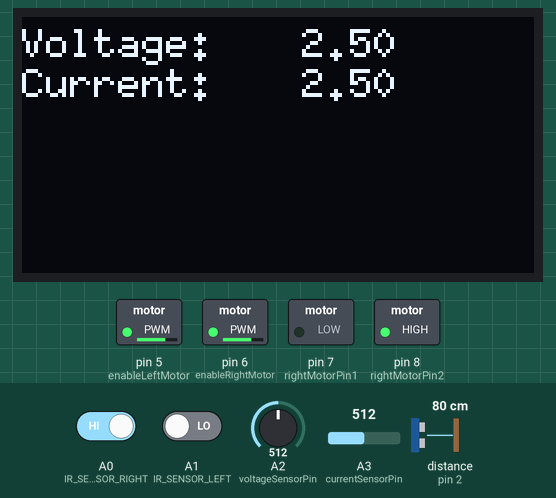
Simulated run of this sketch. Board: Arduino Uno, built with avr-gcc and run on an emulated ATmega328P. Parts: 128×64 one-colour display, switched loads named in the sketch (green lamp = pin HIGH). Inputs (shaded band) come from the test bench; at power-on: A0 (IR_SENSOR_RIGHT) HIGH, A2 (voltageSensorPin) = 512, A3 (currentSensorPin) = 512, distance to the obstacle (sensor on pin 2) 80 cm, A1 (IR_SENSOR_LEFT) LOW. The echo pulse lasts 58.3 µs per cm; storage starts empty; pins used as bus, display or sensor lines are not drawn.

Above: at 1.2 s.
1.3 s: A0 (IR_SENSOR_RIGHT) driven LOW
At 1.9 s:
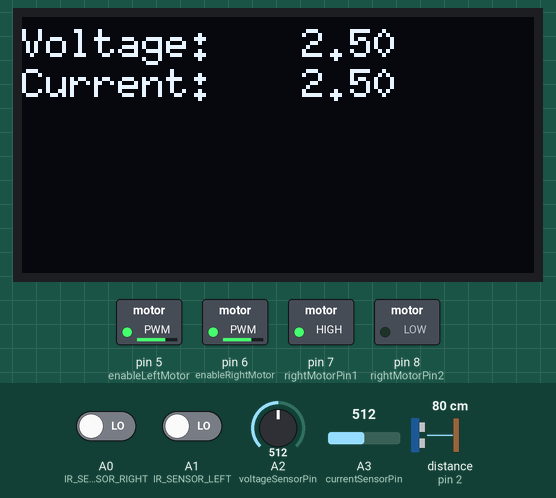
2.9 s: A2 (voltageSensorPin) set to 716
4.7 s: A3 (currentSensorPin) set to 716
At 5.7 s:
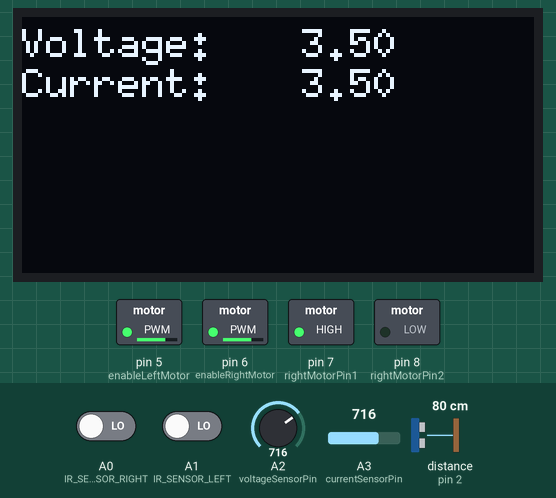
6.4 s: A2 (voltageSensorPin) set to 900
At 7.8 s:
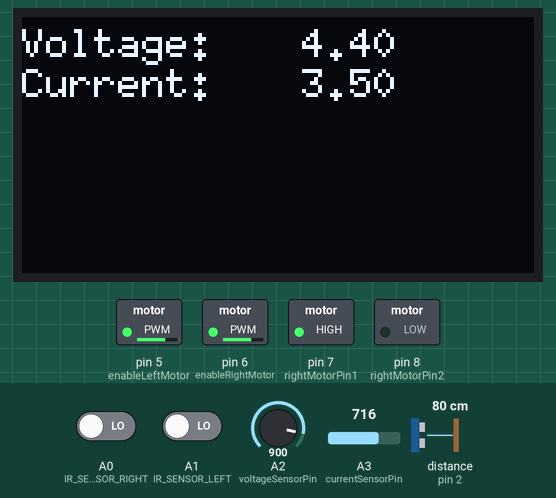
8.2 s: A3 (currentSensorPin) set to 900
At 9.0 s:
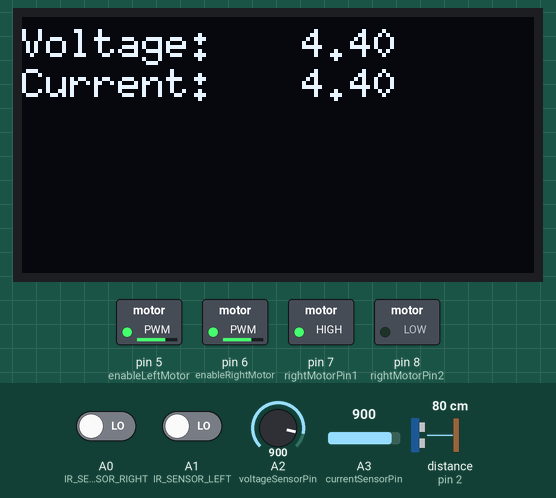
10.0 s: distance to the obstacle (sensor on pin 2) set to 2 cm
At 11.2 s:
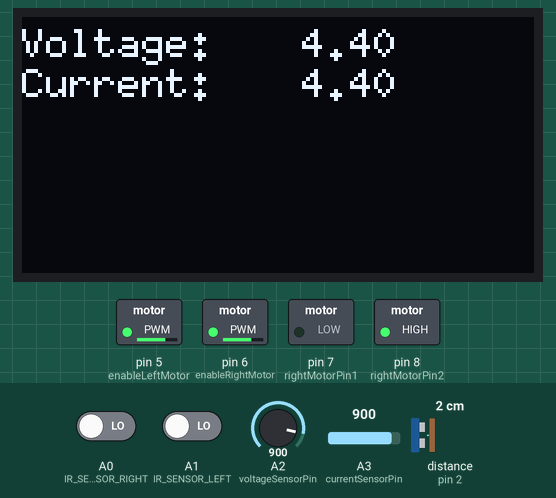
Timing chart, 0 to 12.6 s (numbered marks = the images above; inputs shaded):
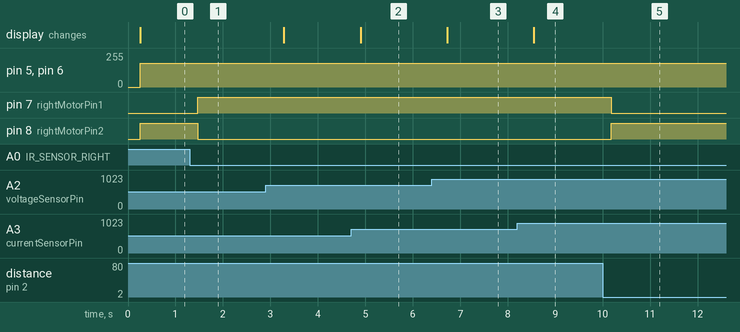

Measured:
- after the input at 1.3 s, pin 7 (rightMotorPin1): LOW → HIGH after 0.17 s; pin 8 (rightMotorPin2): HIGH → LOW after 0.17 s
- after the input at 4.7 s, the display: changes after 0.20 s (image 2)
- after the input at 6.4 s, the display: changes after 0.33 s (image 3)
- after the input at 8.2 s, the display: changes after 0.35 s (image 4)
- after the input at 10.0 s, pin 7 (rightMotorPin1): HIGH → LOW after 0.18 s; pin 8 (rightMotorPin2): LOW → HIGH after 0.18 s

The sketch:

lfr_code.ino
```cpp
#include <SD.h>
#include <NewPing.h>
#include <Wire.h>
#include "U8glib.h"

#define IR_SENSOR_RIGHT A0
#define IR_SENSOR_LEFT A1
#define ULTRASONIC_TRIGGER_PIN 3
#define ULTRASONIC_ECHO_PIN 2
#define MOTOR_SPEED 180


// Reset pin not used
U8GLIB_SSD1306_128X64 u8g(10, 9);

File logfile;
NewPing sonar(ULTRASONIC_TRIGGER_PIN, ULTRASONIC_ECHO_PIN);

//Right motor
int enableRightMotor=6;
int rightMotorPin1=7;
int rightMotorPin2=8;

//Left motor
int enableLeftMotor=5;
int leftMotorPin1=9;
int leftMotorPin2=10;
// Voltage sensor pin
int voltageSensorPin = A2;

// Current sensor pin
int currentSensorPin = A3;

void setup()
{

  //This sets frequecny as 7812.5 hz.
  TCCR0B = TCCR0B & B11111000 | B00000010 ;

  // put your setup code here, to run once:
  pinMode(enableRightMotor, OUTPUT);
  pinMode(rightMotorPin1, OUTPUT);
  pinMode(rightMotorPin2, OUTPUT);

  pinMode(enableLeftMotor, OUTPUT);
  pinMode(leftMotorPin1, OUTPUT);
  pinMode(leftMotorPin2, OUTPUT);

  pinMode(IR_SENSOR_RIGHT, INPUT);
  pinMode(IR_SENSOR_LEFT, INPUT);
   pinMode(ULTRASONIC_TRIGGER_PIN, OUTPUT);
  pinMode(ULTRASONIC_ECHO_PIN, INPUT);

Serial.begin(9600);
  // Initialize SD card
  if (!SD.begin(10))
  {
    Serial.println("SD Card initialization failed!");
    return;
  }

  // Open or create the log file
  logfile = SD.open("log.txt", FILE_WRITE);
  if (!logfile)
  {
    Serial.println("Error opening log file!");
    return;
  }
u8g.begin();

  rotateMotor(0,0);

}


void loop()
{
  // Read voltage sensor value
  float voltage = analogRead(voltageSensorPin) * (5.0 / 1023.0);

  // Read current sensor value
  float current = analogRead(currentSensorPin) * (5.0 / 1023.0);

  // Display voltage and current on OLED
  u8g.firstPage();
  do {
    // Draw voltage and current values
    u8g.setFont(u8g_font_6x10);
    u8g.drawStr(0, 10, "Voltage: ");
    char voltageStr[10];
    dtostrf(voltage, 4, 2, voltageStr); // Convert float to string
    u8g.drawStr(70, 10, voltageStr);

    u8g.drawStr(0, 20, "Current: ");
    char currentStr[10];
    dtostrf(current, 4, 2, currentStr); // Convert float to string
    u8g.drawStr(70, 20, currentStr);
  } while(u8g.nextPage());
  int rightIRSensorValue = digitalRead(IR_SENSOR_RIGHT);
  int leftIRSensorValue = digitalRead(IR_SENSOR_LEFT);

   // 20 is distance from obstacle
  if (sonar.ping_cm() < 20)
  {
    rotateMotor(-MOTOR_SPEED, MOTOR_SPEED); // Rotate right
    delay(1000); // Rotate for 1 second
  }
  else
  {
    // If none of the sensors detect a line, then go straight
    if (rightIRSensorValue == LOW && leftIRSensorValue == LOW)
    {
      rotateMotor(MOTOR_SPEED, MOTOR_SPEED);

    }
    // If right sensor detects a line, then turn right
    else if (rightIRSensorValue == HIGH && leftIRSensorValue == LOW)
    {
      rotateMotor(-MOTOR_SPEED, MOTOR_SPEED);

    }
    // If left sensor detects a line, then turn left
    else if (rightIRSensorValue == LOW && leftIRSensorValue == HIGH)
    {
      rotateMotor(MOTOR_SPEED, -MOTOR_SPEED);

    }
    // If both sensors detect a line, then stop
    else
    {
      rotateMotor(0, 0);

    }
  }
}


void rotateMotor(int rightMotorSpeed, int leftMotorSpeed)
{

  if (rightMotorSpeed < 0)
  {
    digitalWrite(rightMotorPin1,LOW);
    digitalWrite(rightMotorPin2,HIGH);
  }
  else if (rightMotorSpeed > 0)
  {
    digitalWrite(rightMotorPin1,HIGH);
    digitalWrite(rightMotorPin2,LOW);
  }
  else
  {
    digitalWrite(rightMotorPin1,LOW);
    digitalWrite(rightMotorPin2,LOW);
  }

  if (leftMotorSpeed < 0)
  {
    digitalWrite(leftMotorPin1,LOW);
    digitalWrite(leftMotorPin2,HIGH);
  }
  else if (leftMotorSpeed > 0)
  {
    digitalWrite(leftMotorPin1,HIGH);
    digitalWrite(leftMotorPin2,LOW);
  }
  else
  {
    digitalWrite(leftMotorPin1,LOW);
    digitalWrite(leftMotorPin2,LOW);
  }
  analogWrite(enableRightMotor, abs(rightMotorSpeed));
  analogWrite(enableLeftMotor, abs(leftMotorSpeed));
}
```
